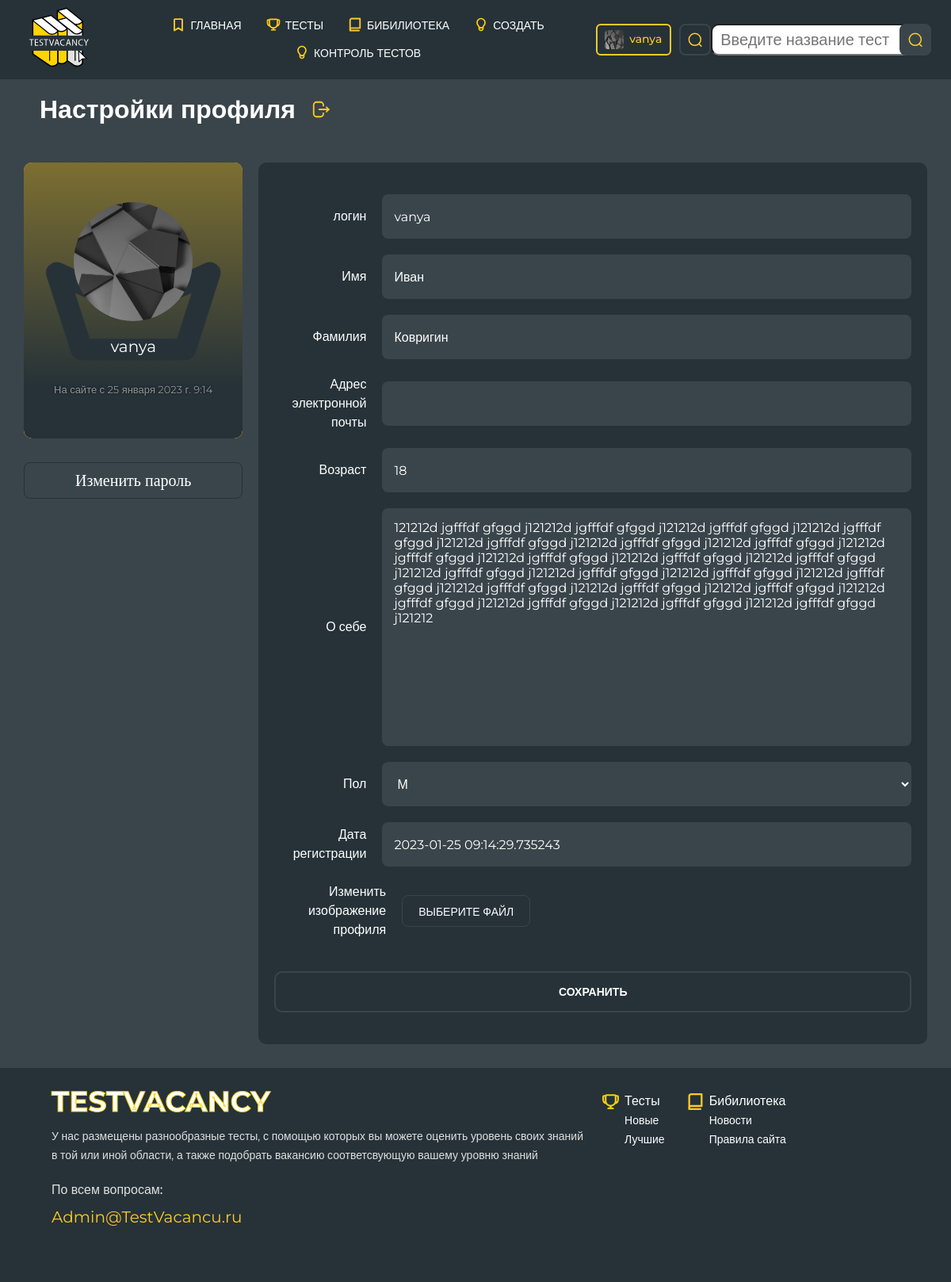
Page /auth/edit/ (signed in) on the committed database.
### authapp/models.py (models this page shows, shortened)
class TestingUser(AbstractUser):
    avatar = models.ImageField(upload_to='users_avatars', blank=True)
    age = models.PositiveIntegerField(verbose_name='Возраст', default=18)

class TestingUserProfile(models.Model):
    MALE = 'М'
    FEMALE = 'Ж'
    GENDER_CHOICES = (
        (MALE, 'М'),
        (FEMALE, 'Ж'),
    )
    user = models.OneToOneField(TestingUser, unique=True, null=False, db_index=True, on_delete=models.CASCADE)
    aboutMe = models.CharField(verbose_name='О себе', max_length=512, blank=True)
    gender = models.CharField(verbose_name='Пол', max_length=1, choices=GENDER_CHOICES, blank=True)

### authapp/views.py (the view)
# urls.py: path('edit/', edit, name='edit'),
@transaction.atomic()
def edit(request):
    if request.method=='POST':
        edit_form=TestingUserEditForm(request.POST, request.FILES, instance=request.user)
        profile_form=TestingUserProfileEditForm(request.POST, instance=request.user.testinguserprofile)
        if edit_form.is_valid() and profile_form.is_valid():
            edit_form.save()
            profile_form.save()
            return HttpResponseRedirect(reverse('auth:edit'))
    else:
        edit_form=TestingUserEditForm(instance=request.user)
        profile_form=TestingUserProfileEditForm(instance=request.user.testinguserprofile)
    context={
        'edit_form':edit_form,
        'profile_form':profile_form,
    }
    return render(request, 'authapp/edit.html', context)

### authapp/forms.py
class TestingUserEditForm(UserChangeForm):
    class Meta:
        model = TestingUser
        fields = (
            'username', 'first_name', 'last_name',
            'email', 'age', 'avatar', 'date_joined', 'password'
        )
        widgets = {
            'username': forms.TextInput(attrs={'class': 'row__value row__value-input'}),
            'first_name': forms.TextInput(attrs={'class': 'row__value row__value-input'}),
            'last_name': forms.TextInput(attrs={'class': 'row__value row__value-input'}),
            'email': forms.EmailInput(attrs={'class': 'row__value row__value-input'}),
            'age': forms.TextInput(attrs={'class': 'row__value row__value-input'}),
            'date_joined': forms.TextInput(attrs={'class': 'row__value row__value-input'}),
            'avatar': forms.FileInput(attrs={'class': 'row__value row__value-input', 'name': 'file[]',
                                             'type': 'file', ' multiple accept': 'image/*'}),
        }

class TestingUserProfileEditForm(forms.ModelForm):
    class Meta:
        model = TestingUserProfile
        fields = ('aboutMe', 'gender')
        widgets = {
            'aboutMe': forms.Textarea(attrs={'class': 'row__value row__value-textarea'}),
            'gender': forms.Select(attrs={'class': 'row__value  row__value-input'})
        }

### authapp/templates/authapp/edit.html (shortened to what this page needs)
{% extends 'tests/base.html' %}
{%block content%}
<section class="user-page__top-row">
    <div class="user__container">
        <div class="user-page__top-row__wrapper">
            <div class="top-row__left-side">
                <div class="top-row__left-side--wrapper">
                    <p>Настройки профиля</p>
                </div>
                <div class="top-row__left-side--wrapper">
                    <a href="{%url 'auth:user_bio'%}">
                        <img src="../../media/images/logout.svg" alt="" class="account-actions">
                    </a>
                </div>
            </div>
        </div>
    </div>
</section>
<section class="user-profile__section">
    <div class="user__container">
        <div class="user-profile">
            <div class="user__short-info__wrapper">
                <div class="user__short-info">
                    <img src="/media/{{user.avatar |default:'../../media/images/src/user-photo.svg'}}" alt=""
                         class="profile__avatar lol-image">
                    <p class="username">{{edit_form.username.value}}</p>
                    <p class="registration-date">На сайте с {{edit_form.date_joined.value}}</p>
                </div>
                <a href="{% url 'auth:change_password' %}" class="new-password">Изменить пароль</a>
            </div>
            <form class="user__full-info" enctype="multipart/form-data" method="post" action="{% url 'auth:edit' %}">
                <div class="full-info__row">
                    <p class="row__name">логин</p>
                    {{ edit_form.username }}
                </div>
                <div class="full-info__row">
                    <p class="row__name">Имя</p>
                    {{ edit_form.first_name }}
                </div>
                <div class="full-info__row">
                    <p class="row__name">Фамилия</p>
                    {{ edit_form.last_name }}
                </div>
                <div class="full-info__row">
                    <p class="row__name">Адрес электронной почты</p>
                    {{ edit_form.email }}
                </div>
                <div class="full-info__row">
                    <p class="row__name">Возраст</p>
                    {{ edit_form.age }}
                </div>
                <div class="full-info__row">
                    <p class="row__name">О себе</p>
                    {{ profile_form.aboutMe }}
                </div>
                <div class="full-info__row">
                    <p class="row__name">Пол</p>
                    {{ profile_form.gender }}
                </div>
                <div class="full-info__row">
                    <p class="row__name">Дата регистрации</p>
                    {{ edit_form.date_joined }}
                </div>
                <div class="full-info__row">
                    <p class="row__name">Изменить изображение профиля</p>
                    <div class="input-file-row">
                        <label class="input-file">
                            <span class="img-input">Выберите файл</span>
                        </label>
                        <div class="input-file-list"></div>
                    </div>
                </div>
                <input type="submit" value="Сохранить" class="info__save-button">
            </form>
        </div>
    </div>
</section>
{%endblock%}

### tests/templates/tests/base.html (shortened to what this page needs)
<!DOCTYPE html>
<html lang="en">
<head>
    <link rel="stylesheet" type="text/css" href="//cdn.jsdelivr.net/npm/slick-carousel@1.8.1/slick/slick.css"/>
    <link rel="stylesheet" href="../../media/css/iziModal.min.css">
    <link rel="stylesheet" href="https://cdnjs.cloudflare.com/ajax/libs/jquery-modal/0.9.1/jquery.modal.min.css"/>
       <link rel="stylesheet" href="../../media/css/jquery.formstyler.css">
    <link rel="stylesheet" href="../../media/css/jquery.formstyler.theme.css">
    <link rel="stylesheet" href="../../media/css/style.css">
</head>
<body>
<div class="wrapper">
    <header class="header">
        <div class="container header__conttainer">
            <div class="header__logo">
                <img src="../../media/images/test-logo.svg" alt="">
            </div>
            <ul class="header__href__list">
                <li class="header__href__list-item  {% if request.path == '/'%} active {%endif%}">
                    <a href="{% url 'tests:main'%}">
                        <img class="logo" src="../../media/images/menu-selections.svg" alt="">
                        Главная
                    </a>
                </li>
                <li class="header__href__list-item {% if request.path == '/tests/'  %} active {% endif %}">
                    <a href="{% url 'tests:tests'%}" class="">
                        <img class="logo" src="../../media/images/menu-tests.svg" alt="">
                        Тесты
                    </a>
                </li>
                <li class="header__href__list-item">
                    <a href="#">
                        <img class="logo" src="../../media/images/menu-materials.svg" alt="">
                        Бибилиотека</a>
                </li>
                {% if user.is_superuser %}
                <li class="header__href__list-item">
                    <a href="{% url 'staff:tests_create'%}">
                        <img class="logo" src="../../media/images/menu-create.svg" alt="">
                        Создать</a>
                </li>
                 <li class="header__href__list-item">
                    <a href="{% url 'staff:tests'%}">
                        <img class="logo" src="/../../media/images/menu-create.svg" alt="">
                        Контроль тестов</a>
                </li>
                {%endif%}
            </ul>
            <div class="header__function-block">
                {% if user.is_authenticated  %}
                <a href="{% url 'auth:user_bio'%}" class=" {% if request.path == '/auth/edit/'  or  request.path == '/auth/user_bio/' %} active {% endif %}   user__account">
                    <img src="/media/{{user.avatar |default:'../../media/images/src/user-photo.svg'}}" alt="">
                 {{user.username}}
                </a>
                <a href="#ex1" rel="modal:open" class="find"></a>
                {%else%}
                <a href="{% url 'auth:login' %}" class="login">Войти</a>
                <a href="#ex1" rel="modal:open" class="find"></a>
                {%endif%}
            </div>
            <div id="ex1" class="modal">
                <div class="modal__container">
                    <form action="" class="find-form">
                        <input type="text" class="find-input" placeholder="Введите название теста">
                        <a href="#" class="find form__find-button"></a>
                    </form>
                </div>
            </div>
        </div>
    </header>
    {% block content%}
    {%endblock%}
    <footer class="footer">
        <div class="container">
            <div class="footer__content">
                <div class="footer__left-content">
                    <h4 class="footer__logo">testvacancy</h4>
                    <p class="footer__description">У нас размещены разнообразные тесты,
                        с помощью которых вы можете оценить уровень своих знаний в той или иной области,
                        а также подобрать вакансию соответсвующую вашему уровню знаний</p>
                    <div class="contact_us">
                        <p class="contact__text">По всем вопросам:</p>
                        <a class="contact__mail" href="mailto:vanya.kovrigin@gmail.com">Admin@TestVacancu.ru</a>
                    </div>
                </div>
                <div class="footer__right-content">
                    <ul class="footer__list">
                        <li class="footer__list-item bottom__test-icon">
                            <a href="">Тесты</a>
                        </li>
                        <li class="footer__list-item">
                            <a href="">Новые</a>
                        </li>
                        <li class="footer__list-item">
                            <a href="">Лучшие</a>
                        </li>
                    </ul>
                    <ul class="footer__list">
                        <li class="footer__list-item bottom__library-icon">
                            <a href="">Бибилиотека</a>
                        </li>
                        <li class="footer__list-item">
                            <a href="">Новости</a>
                        </li>
                        <li class="footer__list-item">
                            <a href="">Правила сайта</a>
                        </li>
                    </ul>
                </div>
            </div>
        </div>
    </footer>
</div>
</body>
</html>

### rows in the picture
TestingUser: avatar (picture), username "vanya", username.value "vanya", first_name "Иван", last_name "Ковригин", age "18", date_joined "2023-01-25 09:14:29.735243"
TestingUserProfile: aboutMe "121212d jgfffdf gfggd j121212d jgfffdf gfggd j121212d jgfffdf gfggd j121212d jgfffdf gfggd j121212d jgfffdf gfggd j121212d jgfffdf gfggd j121212d jgfffdf gfggd j121212d jgfffdf gfggd j121212d jgfffdf gfggd j121212d jgfffdf gfggd j121212d jgfffdf gfggd j121212d jgfffdf gfggd j121212d jgfffdf gfggd j121212d jgfffdf gfggd j121212d jgfffdf gfggd j121212d jgfffdf gfggd j121212d jgfffdf gfggd j121212d jgfffdf gfggd j121212d jgfffdf gfggd j121212d jgfffdf gfggd j121212d jgfffdf gfggd j121212d jgfffdf gfggd j121212", gender "М"

### other values in the picture
{{ edit_form.date_joined.value }} "25 января 2023 г. 9:14"
